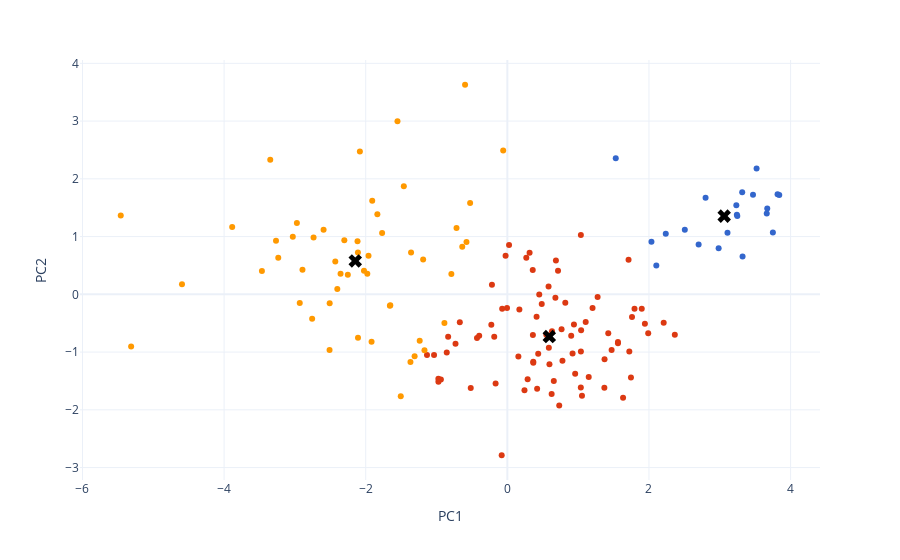

Source (notebook cell):
### Markdown cell above
## Ajouter les centroïdes

### Code cell
# Créer un DataFrame des centroïdes avec les noms de colonnes
centroids_df = pd.DataFrame(centroids, columns=df_numeric.columns)

# Appliquer la transformation PCA
centroids_pca = pca.transform(centroids_df)  # Utiliser un DataFrame avec les mêmes colonnes

# Convertir en DataFrame pour manipulation
centroids_pca_df = pd.DataFrame(centroids_pca, columns=['PC1', 'PC2'])
centroids_pca_df['cluster'] = range(n_clusters)  # Ajouter les étiquettes des clusters

t.add_centroids(fig, centroids_pca_df)

### Figure 1 — Plotly figure (JSON) as saved in the notebook; plotly's stock layout.template omitted (floating-point values rounded to 4 significant figures)
{"data": [{"hovertemplate": "<b>%{hovertext}</b><br><br>cluster=2<br>PC1=%{x}<br>PC2=%{y}<extra></extra>", "hovertext": ["Finland", "Denmark", "Switzerland", "Iceland", "Norway", "Netherlands", "Sweden", "New Zealand", "Austria", "Luxembourg", "Canada", "Australia", "United Kingdom", "Ireland", "Germany", "United States", "United Arab Emirates", "Malta", "Singapore", "Uzbekistan", "Hong Kong S.A.R. of China"], "legendgroup": "2", "marker": {"color": "#3366CC", "symbol": "circle"}, "mode": "markers", "name": "2", "orientation": "v", "showlegend": true, "type": "scatter", "x": [3.75, 3.84, 3.663, 3.109, 3.816, 3.316, 3.469, 3.52, 2.984, 3.321, 3.241, 3.234, 2.799, 3.247, 2.701, 2.104, 2.237, 2.506, 3.67, 1.531, 2.035], "xaxis": "x", "y": [1.071, 1.72, 1.4, 1.064, 1.734, 1.768, 1.726, 2.18, 0.7977, 0.6546, 1.38, 1.544, 1.674, 1.358, 0.864, 0.5003, 1.047, 1.118, 1.485, 2.355, 0.9091], "yaxis": "y"}, {"hovertemplate": "<b>%{hovertext}</b><br><br>cluster=0<br>PC1=%{x}<br>PC2=%{y}<extra></extra>", "hovertext": ["Israel", "Costa Rica", "Czech Republic", "Belgium", "France", "Mexico", "Taiwan Province of China", "Uruguay", "Saudi Arabia", "Spain", "Guatemala", "Italy", "Brazil", "Slovenia", "El Salvador", "Kosovo", "Panama", "Slovakia", "Chile", "Bahrain", "Lithuania", "Trinidad and Tobago", "Poland", "Colombia", "Cyprus", "Nicaragua", "Romania", "Kuwait", "Mauritius", "Kazakhstan", "Estonia", "Philippines", "Hungary", "Thailand", "Argentina", "Honduras", "Latvia", "Ecuador", "Portugal", "Jamaica", "South Korea", "Japan", "Peru", "Serbia", "Bolivia", "Paraguay", "Dominican Republic", "Bosnia and Herzegovina", "Moldova", "Tajikistan", "Montenegro", "Russia", "Kyrgyzstan", "Belarus", "North Cyprus", "Greece", "Croatia", "Libya", "Mongolia", "Malaysia", "Vietnam", "Maldives", "Azerbaijan", "Macedonia", "Turkey", "China", "Turkmenistan", "Bulgaria", "Venezuela", "Algeria", "Albania", "Gabon", "South Africa", "Lebanon", "Armenia", "Jordan", "Namibia", "Ukraine", "Sri Lanka", "Botswana"], "legendgroup": "0", "marker": {"color": "#DC3912", "symbol": "circle"}, "mode": "markers", "name": "0", "orientation": "v", "showlegend": true, "type": "scatter", "x": [1.898, 1.942, 1.634, 2.208, 2.365, 1.039, 1.562, 1.796, 1.562, 1.722, 0.582, 1.149, 0.9015, 1.989, 0.4127, 0.3139, 1.373, 1.037, 0.9207, 1.711, 1.054, 0.9403, 1.472, 0.7781, 1.106, 0.6857, 0.6558, 1.425, 1.203, 1.041, 1.76, 0.4503, 0.7325, 1.038, 0.9575, 0.2673, 0.6255, 0.6303, 1.37, 0.5857, 0.5944, 1.745, 0.3662, 0.4356, -0.004582, 0.6785, 0.7655, -0.2264, -0.4289, -0.025, 0.1557, 0.2863, 0.02395, 0.3656, 1.274, -0.08013, 0.4205, 0.1696, -0.07319, 0.7155, 0.4855, 0.8181, 0.3606, -0.1853, -0.166, 0.5502, 0.3584, 0.2417, -0.5171, -0.9735, -0.6715, -0.9391, -0.8361, -0.9744, -0.7321, -0.3976, -1.035, -0.856, -0.2177, -1.135], "xaxis": "x", "y": [-0.2487, -0.508, -1.791, -0.491, -0.6982, -0.9898, -0.8458, -0.2497, -0.8258, -0.9891, 0.1371, -1.433, -0.7162, -0.6747, -0.3896, 0.7192, -1.123, -1.615, -1.024, 0.5992, -1.755, -0.5232, -0.9662, -1.151, -0.4813, 0.5839, -1.501, -0.6742, -0.2379, -0.6219, -0.3907, -0.002684, -1.925, 1.028, -1.377, 0.6326, -1.725, -0.6393, -1.618, -0.9258, -1.212, -1.441, -1.184, -1.03, -0.2366, -0.06127, -0.6052, -0.5263, -0.757, 0.6694, -1.077, -1.472, 0.8531, -1.17, -0.04542, -2.787, -1.637, -0.2626, -0.2507, 0.4075, -0.1676, -0.1465, -0.7056, -0.7344, -1.546, -0.7014, 0.4196, -1.66, -1.621, -1.514, -0.4832, -1.474, -0.7332, -1.463, -0.8561, -0.7191, -1.051, -1.007, 0.1659, -1.052], "yaxis": "y"}, {"hovertemplate": "<b>%{hovertext}</b><br><br>cluster=1<br>PC1=%{x}<br>PC2=%{y}<extra></extra>", "hovertext": ["Pakistan", "Indonesia", "Ivory Coast", "Benin", "Congo (Brazzaville)", "Ghana", "Nepal", "Morocco", "Cameroon", "Senegal", "Guinea", "Niger", "Laos", "Cambodia", "Bangladesh", "Iraq", "Burkina Faso", "Gambia", "Mali", "Nigeria", "Georgia", "Iran", "Mozambique", "Kenya", "Liberia", "Palestinian Territories", "Uganda", "Chad", "Tunisia", "Mauritania", "Congo (Kinshasa)", "Swaziland", "Myanmar", "Comoros", "Togo", "Ethiopia", "Madagascar", "Egypt", "Sierra Leone", "Burundi", "Zambia", "Haiti", "Lesotho", "India", "Malawi", "Yemen", "Tanzania", "Central African Republic", "Rwanda", "Zimbabwe", "South Sudan", "Afghanistan"], "legendgroup": "1", "marker": {"color": "#FF9900", "symbol": "circle"}, "mode": "markers", "name": "1", "orientation": "v", "showlegend": true, "type": "scatter", "x": [-1.189, -0.05878, -2.253, -2.737, -1.659, -1.36, -0.718, -1.17, -1.978, -1.653, -2.302, -2.595, -0.5261, -0.5774, -0.637, -1.238, -2.356, -2.083, -2.401, -2.025, -0.8889, -0.7908, -1.836, -1.462, -2.43, -1.368, -2.11, -3.466, -1.505, -2.109, -3.03, -1.918, -0.5974, -2.893, -3.235, -1.961, -2.932, -1.31, -3.267, -3.886, -2.116, -3.348, -2.757, -1.769, -2.972, -2.511, -1.908, -5.46, -1.552, -2.509, -4.595, -5.313], "xaxis": "x", "y": [0.6045, 2.491, 0.3374, 0.9853, -0.1971, 0.7227, 1.148, -0.9687, 0.3541, -0.1899, 0.938, 1.118, 1.58, 0.908, 0.8219, -0.8052, 0.3582, 2.474, 0.09081, 0.4096, -0.4985, 0.3498, 1.387, 1.87, 0.569, -1.173, 0.7258, 0.4044, -1.764, -0.7536, 0.9989, -0.8211, 3.629, 0.4241, 0.6316, 0.6697, -0.151, -1.072, 0.926, 1.164, 0.92, 2.33, -0.425, 1.06, 1.235, -0.963, 1.621, 1.365, 2.997, -0.1549, 0.176, -0.9025], "yaxis": "y"}, {"marker": {"color": "black", "size": 12, "symbol": "x"}, "mode": "markers", "name": "Centroïdes", "type": "scatter", "x": [0.5923, -2.148, 3.062], "y": [-0.7312, 0.5779, 1.354]}], "layout": {"legend": {"title": {"text": "cluster"}, "tracegroupgap": 0}, "margin": {"t": 60}, "showlegend": false, "xaxis": {"anchor": "y", "domain": [0, 1], "title": {"text": "PC1"}}, "yaxis": {"anchor": "x", "domain": [0, 1], "title": {"text": "PC2"}}}}
